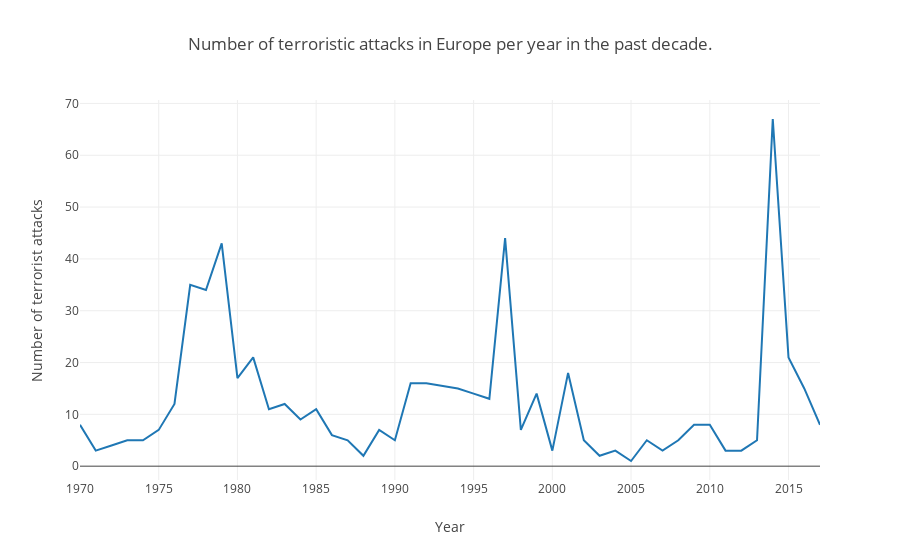

The cell this chart's notebook holds for it:
### Code cell
import pandas as pd
import numpy as np
from math import isnan

from plotly.offline import init_notebook_mode, iplot
import plotly.graph_objs as go

# Start notebook mode
init_notebook_mode(connected=True)

low_memory=False

def get_data():
    raw_data = pd.read_csv('dataset.csv', encoding='ISO-8859-1')

    selected_columns = raw_data[[
        'eventid',
        'iyear',
        'nkill',
        'nwound',
        'nhostkid',
        'region_txt'
    ]]

    filtered_data = selected_columns[(selected_columns.region_txt == 'Eastern Europe') | \
                                     (selected_columns.region_txt == 'Western Europe')]

    
    return filtered_data
    


def n_attacks_europe():
    data = get_data()
    attacks_per_year = {}
    for a in data.itertuples():
        if isnan(a.nkill) or isnan(a.nwound) or isnan(a.nhostkid):
            continue
            
        if a.iyear in attacks_per_year:
            attacks_per_year[a.iyear] += 1
        else:
            attacks_per_year[a.iyear] = 1
                
    
    attack_year = sorted([(year, count) for year, count in attacks_per_year.items()])
    
    years = [x[0] for x in attack_year]
    attacks = [x[1] for x in attack_year]
    
    # Create a trace
    trace = go.Scatter(
        x = years,
        y = attacks
    )
    
    layout = go.Layout(
        title = 'Number of terroristic attacks in Europe per year in the past decade.',
        xaxis=go.layout.XAxis(
            title='Year',
        ),
        yaxis = go.layout.YAxis(
            title='Number of terrorist attacks'
        ),
    )

    data = [trace]
    
    fig = go.Figure(data=data, layout=layout)
    iplot(fig)   
    

def total_n_wounded_killed():
    data = get_data()
    casul_per_year = {x.iyear: [0, 0] for x in data.itertuples()}
    for a in data.itertuples():
        if isnan(a.nkill) or isnan(a.nwound):
            continue
            
        casul_per_year[a.iyear][0] += a.nwound
        casul_per_year[a.iyear][1] += a.nkill
                
    
    casul_year = sorted([(year, casul[0], casul[1]) for year, casul in casul_per_year.items()])
    
    years = [x[0] for x in casul_year]
    wounded = [x[1] for x in casul_year]
    deaths = [x[2] for x in casul_year]
    
    # Create a trace
    trace1 = go.Scatter(
        x = years,
        y = deaths,
        name = 'deaths'
    )
    trace2 = go.Scatter(
        x = years,
        y = wounded,
        name = 'wounded'
    )
    
    layout = go.Layout(
        title = 'Number of casualties per year of terrorist attacks in Europe',
        xaxis=go.layout.XAxis(
            title='Year',
        ),
        yaxis = go.layout.YAxis(
            title='Count'
        ),
    )

    data = [trace1, trace2]
    
    fig = go.Figure(data=data, layout=layout)
    iplot(fig, filename='')

    
    
    
n_attacks_europe()

### Figure 1 — Plotly figure (JSON) as saved in the notebook; plotly's stock layout.template omitted (floating-point values rounded to 4 significant figures)
{"data": [{"type": "scatter", "uid": "f71c146c-26e8-411d-b7bd-b1ccf5e644b6", "x": [1970, 1971, 1972, 1973, 1974, 1975, 1976, 1977, 1978, 1979, 1980, 1981, 1982, 1983, 1984, 1985, 1986, 1987, 1988, 1989, 1990, 1991, 1992, 1994, 1995, 1996, 1997, 1998, 1999, 2000, 2001, 2002, 2003, 2004, 2005, 2006, 2007, 2008, 2009, 2010, 2011, 2012, 2013, 2014, 2015, 2016, 2017], "y": [8, 3, 4, 5, 5, 7, 12, 35, 34, 43, 17, 21, 11, 12, 9, 11, 6, 5, 2, 7, 5, 16, 16, 15, 14, 13, 44, 7, 14, 3, 18, 5, 2, 3, 1, 5, 3, 5, 8, 8, 3, 3, 5, 67, 21, 15, 8]}], "layout": {"title": {"text": "Number of terroristic attacks in Europe per year in the past decade."}, "xaxis": {"title": {"text": "Year"}}, "yaxis": {"title": {"text": "Number of terrorist attacks"}}}}
